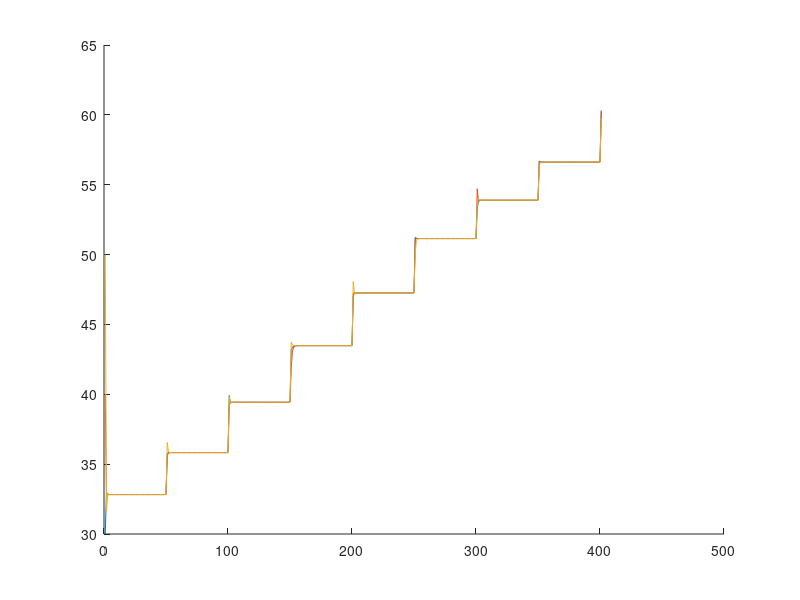

The MATLAB script that drew this image:
clear all;
close all;
clc;

num = 3;
dt = 0.01;
T = 5;
count = 0;
freq = 50;
LastMeas = ones(num,1);

turn = 1;

Q = [0.8 0.1 0.1;
      0.8 0.15 0.05;
      0.9 0.04  0.06];
xStor = zeros(num,(T-1)/dt);
temp = @(t) 0.5 * t;

x = [30; 
     40;
     50];

for i = 1:dt:T

    count = count + 1;

    xStor(:,count) = x;

    if mod(count, freq) == 0

        if turn == 1

            LastMeas(1) = 1;

            x(1) = x(1) + 5;

            for k = 1:num
                Q(k,2) = 1/LastMeas(2) + rand(1,1) * 0.3;
                Q(k,3) = 1/LastMeas(3) + rand(1,1) * 0.3;
                Q(k,1) = 1 - Q(k,2) - Q(k,3);
            end
            
        elseif turn == 2

            LastMeas(2) = 1;

            x(2) = x(2) + 5;

            for k = 1:num
                Q(k,1) = 1/LastMeas(1) + rand(1,1) * 0.3;
                Q(k,3) = 1/LastMeas(3) + rand(1,1) * 0.3;
                Q(k,2) = 1 - Q(k,1) - Q(k,3);
            end

        elseif turn == 3

            LastMeas(3) = 1;

            x(3) = x(3) + 5;

            for k = 1:num
                Q(k,2) = 1/LastMeas(2) + rand(1,1) * 0.3;
                Q(k,1) = 1/LastMeas(1) + rand(1,1) * 0.3;
                Q(k,3) = 1 - Q(k,2) - Q(k,1);
            end

        end

        turn = turn + 1;

        if turn == 4

            turn = 1;

        end

    end

    x = Q * x;

    disp(Q);

    LastMeas = LastMeas + 1;

end

figure 
hold on 
for k = 1:num

    plot(xStor(k,:));

end
